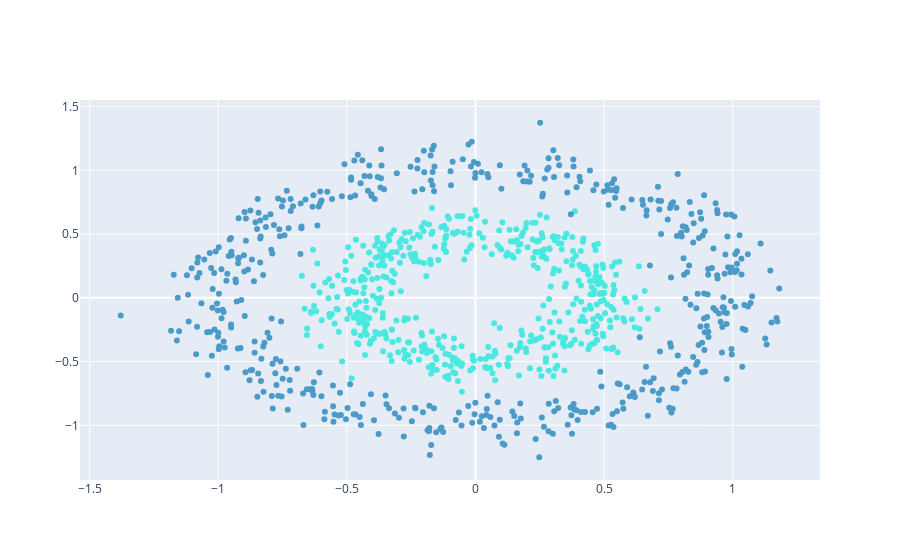

The notebook cell this image was saved under:
### Code cell
fig = go.Figure(data=[
                      go.Scatter(
                          x = x[:,0],
                          y = x[:,1],
                          mode = "markers",
                          marker = dict(
                              color=y,
                              colorscale=color_chart[0:2]
                          ),
                      )
])

fig.show()

### Figure 1 — Plotly figure (JSON) as saved in the notebook; plotly's stock layout.template omitted (floating-point values rounded to 4 significant figures; data arrays with more than 128 entries replaced by an {"elided": "..."} marker saying what was removed)
{"data": [{"marker": {"color": {"elided": "1000 int values"}, "colorscale": [[0, "#4B9AC7"], [1, "#4BE8E0"]]}, "mode": "markers", "type": "scatter", "x": {"elided": "1000 float values"}, "y": {"elided": "1000 float values"}}], "layout": {}}
